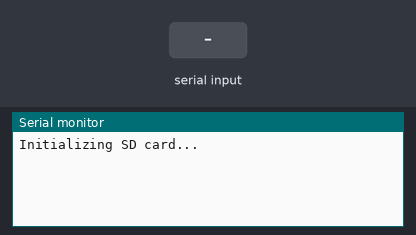
This sketch was run on a simulated Arduino Uno, built with avr-gcc and run on an emulated ATmega328P. On the bench: the last lines printed to the serial monitor. Inputs (shaded band) come from the test bench. The local clock reads 2024-03-15 10:24:30 at power-on unless the sketch sets it; storage starts empty.

Above: at 1.2 s.
1.3 s: "#\n" received over Serial
At 1.7 s:
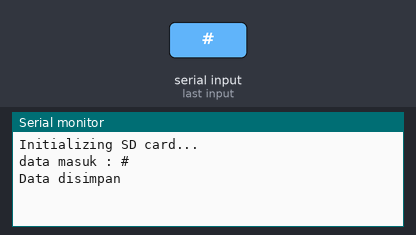
2.8 s: ",\n" received over Serial
At 4.0 s:
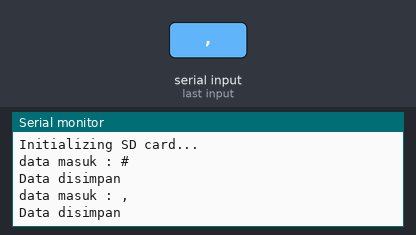
4.3 s: "90,45,200\n" received over Serial
At 5.5 s:
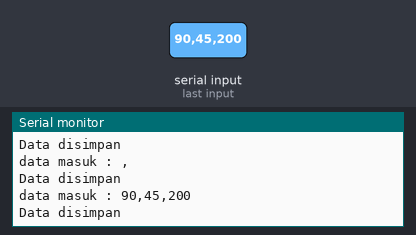
5.8 s: "90,45,200,10\n" received over Serial
At 7.0 s:
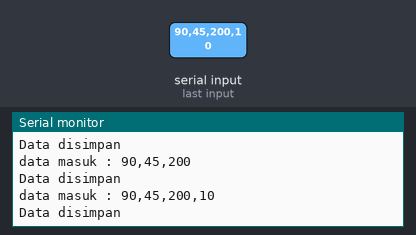
7.3 s: "90,45,200,10,150,30\n" received over Serial
At 8.5 s:
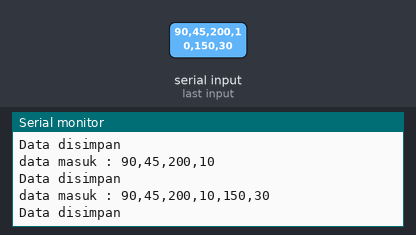
8.8 s: "5\n" received over Serial
At 9.8 s:
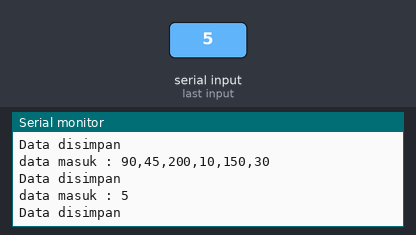

Measured:
- after the input at 1.3 s, the serial monitor: prints a new line at once (image 1)
- after the input at 2.8 s, the serial monitor: prints a new line at once (image 2)
- after the input at 4.3 s, the serial monitor: prints a new line at once (image 3)
- after the input at 5.8 s, the serial monitor: prints a new line at once (image 4)
- after the input at 7.3 s, the serial monitor: prints a new line at once (image 5)
- after the input at 8.8 s, the serial monitor: prints a new line at once (image 6)

The sketch:

Simpan_Data_Arduino_Nano_ke_mikro_SD_card.ino
```cpp
/*****************************************************************************
  Created by: Aditya Pratama. email: adityapratama141198@gmail.com. Oct 2021
  3 Phase kWh Meter Using LoRa Version 1.0
  This is open source code. Please include my name in copies of this code
  Thankyou ...
 *****************************************************************************/

#include <SPI.h>
#include <SD.h>
#include "DS3231_Simple.h"
DS3231_Simple Clock;
File myFile;

String dataIn;
String dt[17];
int i;
boolean parsing = false;

String data="";
void setup()
{
  Serial.begin(9600);
  SD.begin(10);
  Clock.begin();
  dataIn = ""; // parsing data

  Serial.println("Initializing SD card...");
  if (!SD.begin(10)) {
  Serial.println("initialization failed!");
  while (1);
  }
}

// parsing data
void olahData() {
  while (Serial.available() > 0) {
    char inChar = (char)Serial.read();
    dataIn += inChar;
    if (inChar == '\n') {
      parsing = true;
    }
  }

  if (parsing) {
    parsingData();
    parsing = false;
    dataIn = "";
  }
}


void parsingData() {
  int j = 0;

  //kirim data yang telah diterima sebelumnya lalu menampilkannya pada serial monitor
  Serial.print("data masuk : ");
  Serial.print(dataIn);
  Serial.print("\n");

  dt[j] = "";     //inisialisasi variabel, (reset isi variabel)

  //proses parsing data
  for (i = 1; i < dataIn.length(); i++) {
    //pengecekan tiap karakter dengan karakter (#) dan (,)
    if ((dataIn[i] == '#') || (dataIn[i] == ','))
    {
      //increment variabel j, digunakan untuk merubah index array penampung
      j++;
      dt[j] = "";     //inisialisasi variabel array dt[j]
    }
    else
    {

      dt[j] = dt[j] + dataIn[i];    //proses tampung data saat pengecekan karakter selesai.

    }
  }

    DateTime waktu;
    waktu = Clock.read();

    myFile = SD.open("smart.txt",FILE_WRITE);
    if(myFile) {

    myFile.print(waktu.Day);
    myFile.print("/");
    myFile.print(waktu.Month);
    myFile.print("/");
    myFile.print(waktu.Year);
    myFile.print(" ");
    myFile.print(waktu.Hour);
    myFile.print(":");
    myFile.print(waktu.Minute);
    myFile.print(":");
    myFile.print(waktu.Second);
    myFile.print(" Node ID:");
    myFile.println(dt[0].toInt());

    myFile.print("Fasa R");
    myFile.print(": ");
    myFile.print(dt[1].toFloat());
    myFile.print(" V, ");
    myFile.print(dt[2].toFloat());
    myFile.print(" A, ");
    myFile.print(dt[3].toFloat());
    myFile.print(" Hz, PF: ");
    myFile.print(dt[4].toFloat());
    myFile.print(" , ");
    myFile.print(dt[5].toFloat());
    myFile.print(" Watt");
    myFile.println(" ");

    myFile.print("Fasa S");
    myFile.print(": ");
    myFile.print(dt[6].toFloat());
    myFile.print(" V, ");
    myFile.print(dt[7].toFloat());
    myFile.print(" A, ");
    myFile.print(dt[8].toFloat());
    myFile.print(" Hz, PF: ");
    myFile.print(dt[9].toFloat());
    myFile.print(" , ");
    myFile.print(dt[10].toFloat());
    myFile.print(" Watt");
    myFile.println(" ");

    myFile.print("Fasa T");
    myFile.print(": ");
    myFile.print(dt[11].toFloat());
    myFile.print(" V, ");
    myFile.print(dt[12].toFloat());
    myFile.print(" A, ");
    myFile.print(dt[13].toFloat());
    myFile.print(" Hz, PF: ");
    myFile.print(dt[14].toFloat());
    myFile.print(" , ");
    myFile.print(dt[15].toFloat());
    myFile.print(" Watt");
    myFile.println(" ");
    myFile.print("Daya Total: ");
    myFile.print(dt[16].toFloat());
    myFile.print("Watt");
    myFile.println(" ");
    myFile.println("-----------------------------------------------------------------------------------------------------");
    myFile.print("\n");

    Serial.println("Data disimpan");
    myFile.close();
    }else{
    Serial.println("Error");
    }
}

void loop (){
  olahData();
}
```
